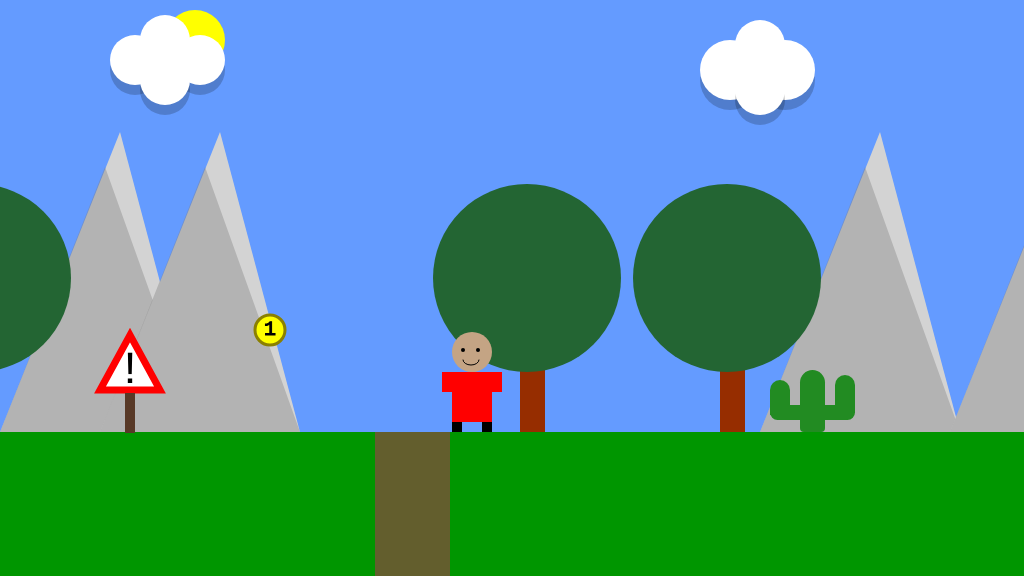
Frame 1 (no input)
Frame 60 (no input): identical to frame 1, image omitted
Frame 120 (the mouse pressed at the canvas centre since frame 60): identical to frame 1, image omitted

The p5.js sketch that drew this single still picture (run headless with seeded random() and noise() and a simulated clock; from frame 60 on, the mouse is pressed at the canvas centre):

// p5.js sketch
// ── sketch.js
// Declare variables

/* The main variables related to the game character and game scenery are from the lectures.
Some of the other variables such as `cactus`, `warning sign`, and `sun`, and those which needed to be 
updated dynamically (like `canyonXPos` and `collectableXPos`) are written on my own.
Please note that I also changed some of the variable naming for the sake of plagiarism, 
to not have the same variables as other fellow students. */

var charX;
var charY;
var floorPos_y;

var isLeft;
var isRight;
var isFalling;
var isPlummeting;

var canyon;
var collectable;

var treesX;
var treesY;

var cactus;
var warning;

var mountainsX;
var mountainsY;

var sun;
var firstCloud;
var secondCloud;

var cameraX = 0;

var canyonXPos;
var collectableXPos;

/* The first few variables related to game character and game interaction are from lectures. 
The rest of the initialized variables are written on my own. 
(i.e. `canyon`, `mountains`, `trees`, `cactus`, `clouds`, `warning`, and the `sun`).
The main idea behind some of the game sceneries is from the lectures or the instructions, 
such as canyon and collectable, but the initialized values for each variable have been changed.
The idea behind drawing a cactus is from a YouTube video,
(Link: https://editor.p5js.org/jesse_harding/sketches/Dl5TosS4V)
but initializing an array of objects for the cactus is an idea of mine. */

function setup()
{
	// Prepare the canvas for drawing
	createCanvas(1024, 576);
	floorPos_y = height * 3 / 4;
	charX = width / 2;
	charY = floorPos_y;

    // Initialize the variables
	isLeft = false;
	isRight = false;
	isFalling = false;
	isPlummeting = false;

	canyon = {x_Pos: 375, width: 75}
	
	collectable = {
		x_pos: 270, 
		y_pos: 330, 
		size: 30, 
		isFound: false}

	mountainsX = [100, 200, 860, 1050];
	mountainsY = floorPos_y;

	treesX = [150, 700, 900, 1300, 1450];
	treesY = height / 2;

	cactus = [
		{x: 800, y: 370, w: 25, h: 62, radius1: 15, radius2: 15, radius3: 4, radius4: 4}, // Cactus main body
		{x: 770, y: 380, w: 20, h: 35, radius1: 15, radius2: 15, radius3: 0, radius4: 0},
		{x: 770, y: 405, w: 35, h: 15, radius1: 0, radius2: 0, radius3: 0, radius4: 25}, // Cactus left arm
		{x: 835, y: 375, w: 20, h: 35, radius1: 15, radius2: 15, radius3: 0, radius4: 0},
		{x: 820, y: 405, w: 35, h: 15, radius1: 0, radius2: 0, radius3: 25, radius4: 0} // Cactus right arm
	];

	warning = {x: 100, y: 390}
	
	firstCloud = [
		{x_pos: 165, y_pos: 70, size: 50},
		{x_pos: 135, y_pos: 90, size: 50},
		{x_pos: 200, y_pos: 90, size: 50},
		{x_pos: 165, y_pos: 110, size: 50}
	];

	secondCloud = [
		{x_pos: 760, y_pos: 75, size: 50},
		{x_pos: 730, y_pos: 100, size: 60},
		{x_pos: 785, y_pos: 100, size: 60},
		{x_pos: 760, y_pos: 120, size: 50}
	];

	sun = {x: 195, y: 40, width: 60, height: 60}
}

/* The idea of updating the relative positions of each variable, scrolling, and trees 
is based on the given instruction, but the code is written on my own. 
The main code for the collectable has been changed and is located above the canyon 
to make it more challenging for the character to jump. 
Except for the background and the ground, all of the other scenes are written on my own. 
The values of the `canyon` are an improved version 
whose idea was derived from one of the classmates in the peer review. 
Since using an array of objects wouldn't be beneficial 
when it will only contain the x-positions of the mountains, 
I used an array of integers instead of an array of objects for drawing the mountains. 
Each value of the array represents the mountain's x-position. 
The idea of drawing shadows is completely my own, 
and I also shared it with my other fellows (in the discussion forum) 
to give them an idea for making their scenery more engaging. 
Shadows were drawn for both the `mountain` and the `clouds` objects. 
The idea and code of drawing a cactus using a `for loop` and 
the sun and the warning sign using an object are also my own. */

function draw()
{
	// Update relative positions repeatedly
	cameraX = charX - width / 2;
	canyonXPos = canyon.x_Pos - cameraX;
	collectableXPos = collectable.x_pos - cameraX;

	background(100, 155, 255); // Fill the sky blue
	noStroke();
	fill(0, 150, 0);
      
	// Draw the green ground
	rect(
		0, 
		floorPos_y, 
		width, 
		height - floorPos_y);

	// Implement scrolling
	push();
	translate(-cameraX, 0);

	/////////// GAME SCENERY ///////////
	
	// Canyon
	fill(99, 94, 45);
	rect(
		canyon.x_Pos,
		floorPos_y,
		canyon.width,
		height - floorPos_y);
      
	// Mountains
	for (var i = 0; i < mountainsX.length; i++)
	{
		fill(211);
		triangle(
			mountainsX[i] - 100, mountainsY,
			mountainsX[i] + 20, mountainsY - 300,
			mountainsX[i] + 100, mountainsY);
            
		// Shadows
		fill(128, 128, 128, 100);
		triangle(
			mountainsX[i] - 100, mountainsY,
			mountainsX[i] + 5, mountainsY - 265,
			mountainsX[i] + 100, mountainsY); // Offset y by a constant to make shadows
	}

	// Warning Sign
	fill(255);
	stroke(255, 0, 0);
	strokeWeight(7);
	beginShape();
		vertex(warning.x, warning.y);
		vertex(warning.x + 30, warning.y - 55);
		vertex(warning.x + 60, warning.y);
	endShape(CLOSE);

	noStroke();
	fill(88, 57, 39);
	rect(warning.x + 25, warning.y + 3, 10, 40);

	fill(0);
	textFont('Courier New');
	textSize(46);
	textAlign(CENTER, CENTER);
	text('!', warning.x + 30, warning.y - 19);

	// Collectable
	if (dist(charX, charY, collectableXPos, floorPos_y) < 10)
	{
		collectable.isFound = true;
	}

	if (collectable.isFound == false)
	{
		fill(255, 255, 0);
		stroke(139, 128, 0);
		strokeWeight(3);
		circle(
			collectable.x_pos, collectable.y_pos,
			collectable.size, collectable.size);

		fill(0);
		stroke(0);
		strokeWeight(1);
		textSize(20);
		textAlign(CENTER, CENTER);
		text('1', collectable.x_pos, collectable.y_pos);
		noStroke();
	}

	// Trees
	for (var i = 0; i < treesX.length; i++)
	{
		// Roots
		fill(150, 45, 0);
		rect(treesX[i] - 180, treesY + 44, 25, 100);

		// Leaves
		fill(35, 101, 51);
		circle(
			treesX[i] - 173, treesY - 10,
			treesY - 100, treesY - 100);
	}

	// Saguaro Cactus
	for (var i = 0; i < cactus.length; i++)
	{
		fill(34, 139, 34);
		rect(
			cactus[i].x, cactus[i].y, 
			cactus[i].w, cactus[i].h, 
			cactus[i].radius1, cactus[i].radius2, 
			cactus[i].radius3, cactus[i].radius4);
	}

	// Sun
	fill(255, 255, 0);
	ellipse(sun.x, sun.y, sun.width, sun.height);

	// Clouds
	for (var i = 0; i < firstCloud.length; i++)
	// console.log(firstCloud.length == secondCloud.length) -> true
	{
		// Shadows
		fill(0, 0, 0, 50);
		ellipse(
			firstCloud[i].x_pos,
			firstCloud[i].y_pos - 20,
			firstCloud[i].size,
			firstCloud[i].size);

		ellipse(
			secondCloud[i].x_pos,
			secondCloud[i].y_pos - 20,
			secondCloud[i].size,
			secondCloud[i].size);

		// Draw Clouds
		fill(255);
		ellipse(
			firstCloud[i].x_pos,
			firstCloud[i].y_pos - 30,
			firstCloud[i].size,
			firstCloud[i].size);

		ellipse(
			secondCloud[i].x_pos,
			secondCloud[i].y_pos - 30,
			secondCloud[i].size,
			secondCloud[i].size);
	}

	/////////// GAME CHARACTER ///////////

	/* The characters are from the previous projects. 
	I've been suggested by one of my classmates in the last peer review to add facial emotions 
	to my character when it falls or is standing in front to make my character more interesting.
	I drew a smile using the `arc` function, whose idea was also utilized in 
	"Programming exercise 10: Debug challenge: meltdown!". */

	// Jumping-left character
	if (isLeft && isFalling)
	{
		// Head
		fill(196, 164, 132);
		ellipse(charX - 50, charY - 80, 40, 40);

		// Hands
		fill(255, 0, 0);
		rect(charX - 100, charY - 55, 80, 20);

		// Body
		rect(charX - 70, charY - 50, 40, 40);

		// Feet
		fill(0);
		rect(charX - 75, charY - 10, 10, 10);
		rect(charX - 45, charY - 10, 10, 10);

		// Eyes
		stroke(0);
		strokeWeight(4);
		point(charX - 60, charY - 84);
	}

	// Jumping-right character
	else if (isRight && isFalling)
	{
		// Head
		fill(196, 164, 132);
		ellipse(charX - 50, charY - 80, 40, 40);

		// Hands
		fill(255, 0, 0);
		rect(charX - 70, charY - 60, 60, 20);

		// Body
		rect(charX - 70, charY - 50, 40, 40);

		// Feet
		fill(0);
		rect(charX - 65, charY - 10, 10, 10);
		rect(charX - 35, charY - 10, 10, 10);

		// Eyes
		stroke(0);
		strokeWeight(4);
		point(charX - 40, charY - 84);
	}

	// Walking left character
	else if (isLeft)
	{
		// Head
		fill(196, 164, 132);
		ellipse(charX - 50, charY - 80, 40, 40);

		// Hands
		fill(255, 0, 0);
		rect(charX - 90, charY - 60, 60, 20);

		// Body
		rect(charX - 70, charY - 50, 40, 40);

		// Feet
		fill(0);
		rect(charX - 70, charY - 10, 10, 10);
		rect(charX - 40, charY - 10, 10, 10);

		// Eyes
		stroke(0);
		strokeWeight(4);
		point(charX - 60, charY - 84);
    }

	// Walking right character
	else if (isRight)
	{
		// Head
		fill(196, 164, 132);
		ellipse(charX - 50, charY - 80, 40, 40);

		// Hands
		fill(255, 0, 0);
		rect(charX - 70, charY - 60, 60, 20);

		// Body
		rect(charX - 70, charY - 50, 40, 40);

		// Feet
		fill(0);
		rect(charX - 70, charY - 10, 10, 10);
		rect(charX - 40, charY - 10, 10, 10);

		// Eyes
		stroke(0);
		strokeWeight(4);
		point(charX - 40, charY - 84);
	}

	// Jumping facing forwards character
	else if (isFalling || isPlummeting)
	{
		// Head
		fill(196, 164, 132);
		ellipse(charX - 50, charY - 80, 40, 40);

		// Hands
		fill(255, 0, 0);
		rect(charX - 90, charY - 60, 80, 20);

		// Body
		rect(charX - 70, charY - 50, 40, 40);

		// Feet
		fill(0);
		rect(charX - 70, charY - 10, 10, 10);
		rect(charX - 40, charY - 10, 10, 10);

		// Eyes
		stroke(0);
		strokeWeight(4);
		point(charX - 60, charY - 84);
		point(charX - 44, charY - 84);

		// Mouth
		fill(0);
		stroke(0);
		strokeWeight(5);
		point(charX - 50, charY - 70);
	}

	// Standing front facing character
	else
	{
		// Head
		fill(196, 164, 132);
		ellipse(charX - 40, charY - 80, 40, 40);

		// Hands
		fill(255, 0, 0);
		rect(charX - 70, charY - 60, 60, 20);

		// Body
		rect(charX - 60, charY - 50, 40, 40);

		// Feet
		fill(0);
		rect(charX - 60, charY - 10, 10, 10);
		rect(charX - 30, charY - 10, 10, 10);

		// Eyes
		stroke(0);
		strokeWeight(4);
		point(charX - 49, charY - 82);
		point(charX - 34, charY - 82);

		// Draw a smile
		noFill();
		stroke(0);
		strokeWeight(1);
		arc(charX - 41, charY - 72, 16, 10, 0, PI);
	}
	// Revert to settings as they were
	pop();
    
	/////////// GAME INTERACTION ///////////

	/* The conditional statements are based on the given instructions from the previous projects. 
	I just added a text using the new functions I've learned in the lectures or Sleuth, such as `textAlign()`, 
	to let the user know whenever the game is over. (i.e. the character falls or plummets) */

	if (isLeft)
	{
		charX -= 6; // Moving to the left
	}

	if (isRight)
	{
		charX += 6; // Moving to the right
	}

	if (charY < floorPos_y)
	{
		charY += 10; // Make the game character fall down to the ground
		isFalling = true;
	}

	else
	{
		isFalling = false; // Stop the falling when the character touches the ground
	}

	// Detect when the character is over the canyon
	if (
		charX > canyonXPos &&
		charX < canyonXPos + canyon.width &&
		charY >= floorPos_y
	)
	{
		isPlummeting = true;
		
		// Game over whenever the character plummets
		fill(255);
		stroke(0);
		strokeWeight(3);
		textFont('Courier New');
		textSize(32);
		textAlign(CENTER, CENTER);
		text('You Lost the Game!', 520, 110);
	}

	else
	{
		isPlummeting = false;
	}

	if (isPlummeting)
	{
		charY += 10; // Make the game character falls more quickly
	}
}

/////////// Animation Controls ///////////

/* The code for the animation controls is written on my own and based on the given instructions. */

function keyPressed()
{
	// Freeze the controls so that the character can no longer be moved once plummeting

	if (keyCode == 37 && !isPlummeting) //ArrowLeft
	{
		isLeft = true;
	}

	else if (keyCode == 39 && !isPlummeting) //ArrowRight
	{
		isRight = true;
	}
      
	if (keyCode == 32 && !isPlummeting && !isFalling) // Prevent the character from double-jumping
	{
		charY -= 150;
	}
}

function keyReleased()
{
	if (keyCode == 37) //ArrowLeft
	{
		isLeft = false;
	}
	
	else if (keyCode == 39) //ArrowRight
	{
		isRight = false;
	}
}
